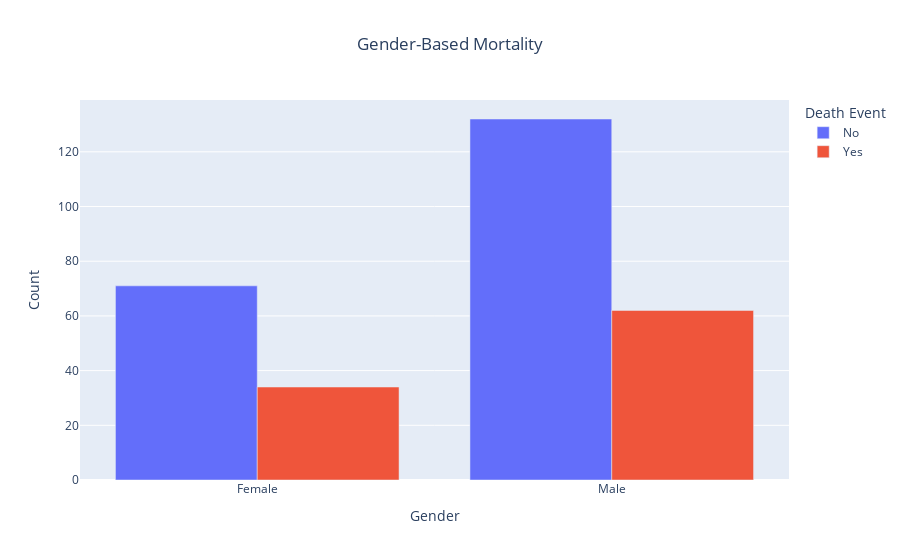

The cell this chart's notebook holds for it:
### Markdown cell above
Individuals with `higher ejection fractions (above 40%)` are more likely to have `survived` (purple dots).
`Lower ejection fractions (below 40%)` are more commonly associated with individuals who `died` (yellow dots).
A combination of `low ejection fraction and any age` seems to be associated with a `higher risk of mortality.`

### Code cell
# Gender-Based Mortality Analysis
gender_mortality = df.groupby(['sex', 'death_event']).size().reset_index(name='count')

# Map genders for better readability (optional)
gender_mortality['sex'] = gender_mortality['sex'].map({0: 'Female', 1: 'Male'})
gender_mortality['death_event'] = gender_mortality['death_event'].map({0: 'No', 1: 'Yes'})

# Create the Plotly grouped bar chart
fig = px.bar(
    gender_mortality,
    x='sex',
    y='count',
    color='death_event',
    barmode='group',
    labels={'sex': 'Gender', 'count': 'Count', 'death_event': 'Death Event'},
    title='Gender-Based Mortality'
)
# Center the title
fig.update_layout(
    title=dict(
        text='Gender-Based Mortality',
        x=0.5,                  # Center the title
        xanchor='center'        # Anchor the title to the center
    )
)
# Show the plot
fig.show()

### Figure 1 — Plotly figure (JSON) as saved in the notebook; plotly's stock layout.template omitted (floating-point values rounded to 4 significant figures)
{"data": [{"alignmentgroup": "True", "hovertemplate": "Death Event=No<br>Gender=%{x}<br>Count=%{y}<extra></extra>", "legendgroup": "No", "marker": {"color": "#636efa", "pattern": {"shape": ""}}, "name": "No", "offsetgroup": "No", "orientation": "v", "showlegend": true, "textposition": "auto", "type": "bar", "x": ["Female", "Male"], "xaxis": "x", "y": [71, 132], "yaxis": "y"}, {"alignmentgroup": "True", "hovertemplate": "Death Event=Yes<br>Gender=%{x}<br>Count=%{y}<extra></extra>", "legendgroup": "Yes", "marker": {"color": "#EF553B", "pattern": {"shape": ""}}, "name": "Yes", "offsetgroup": "Yes", "orientation": "v", "showlegend": true, "textposition": "auto", "type": "bar", "x": ["Female", "Male"], "xaxis": "x", "y": [34, 62], "yaxis": "y"}], "layout": {"barmode": "group", "legend": {"title": {"text": "Death Event"}, "tracegroupgap": 0}, "title": {"text": "Gender-Based Mortality", "x": 0.5, "xanchor": "center"}, "xaxis": {"anchor": "y", "domain": [0, 1], "title": {"text": "Gender"}}, "yaxis": {"anchor": "x", "domain": [0, 1], "title": {"text": "Count"}}}}
